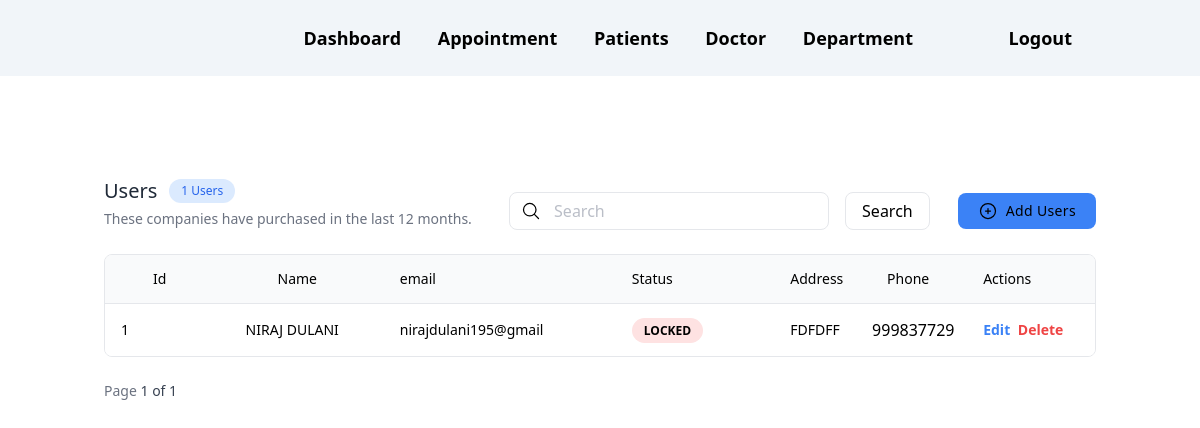
The page /users/index.php on the database its author committed.
### tables this page shows
CREATE TABLE IF NOT EXISTS `users` (
  `id` int(20) NOT NULL AUTO_INCREMENT,
  `fullname` varchar(20) NOT NULL,
  `email` varchar(20) NOT NULL,
  `contact` int(20) NOT NULL,
  `address` varchar(20) NOT NULL,
  `status` varchar(20) NOT NULL,
  PRIMARY KEY (`id`)
);

### lib/db.php (called while the page is built, shortened)
<?php
class db
{
  public $conn;
  public $host = "localhost";
  public $user = "root";
  public $password = "";
  public $dbname = 'mvcdata';
  public $table_name = '';
  public function __construct()
  {
    $this->conn = new mysqli($this->host, $this->user, $this->password, $this->dbname);
  }
  public  function total()
  {
    $total= $this->conn->query("SELECT * FROM $this->table_name")->fetch_all(MYSQLI_ASSOC);
    return count($total);
  }
  public function paginate($page_no = 1, $limit = 5, $search = '')
  {
    $total_records = $this->total();
    $total_pages = ceil($total_records / $limit);
    $start_from = ($page_no - 1) * $limit;
    $rows = $this->conn->query("SELECT * FROM $this->table_name WHERE fullname LIKE '%$search%'	ORDER BY id DESC LIMIT  $start_from, $limit")->fetch_all(MYSQLI_ASSOC);
    $data = [
      'page_no' => $page_no,
      'total' => $total_records,
      'total_pages' => $total_pages,
      'users' => $rows
    ];
    return $data;
  }
}

### lib/helper.php (called while the page is built, shortened)
<?php
require_once 'db.php';
function set_url($link)
{
  $actual_link = (empty($_SERVER['HTTPS']) ? 'http' : 'https') . "://$_SERVER[HTTP_HOST]$_SERVER[SCRIPT_NAME]?" . $link;
  return $actual_link;
}

### users/index.php (the view, shortened to what this page needs)
<?php
 require_once '../lib/db.php';
 require_once '../lib/helper.php';
 require_once '../layout/header.php';
 $db = new db();
 $db->table_name = 'users';
 $search = isset($_POST['search']) ? $_POST['search'] : '';
 $page = isset($_GET['page']) ? $_GET['page'] : 1;
 $data =  $db->paginate($page, 6, $search);
 extract($data);
 ?>
<div class="sm:flex sm:items-center sm:justify-between text-">
  <div>
    <div class="flex items-center gap-x-3">
      <h2 class="text-xl font-medium text-gray-800 dark:text-black">Users</h2>
      <span class="px-3 py-1 text-xs text-blue-600 bg-blue-100 rounded-full dark:bg-gray-800 dark:text-black">
        <?= $total ?> Users</span>
    </div>
    <p class="mt-1 text-sm text-gray-500 dark:text-gray-300">These companies have purchased in the last 12 months.</p>
  </div>
  <div class="flex items-center mt-4 gap-x-3">
    <form class="relative flex items-center mt-4 md:mt-0" action="<?= set_url('') ?>" method="post">
      <span class="absolute">
        <svg xmlns="http://www.w3.org/2000/svg" fill="none" viewBox="0 0 24 24" stroke-width="1.5" stroke="currentColor" class="w-5 h-5 mx-3 text-black">
          <path stroke-linecap="round" stroke-linejoin="round" d="M21 21l-5.197-5.197m0 0A7.5 7.5 0 105.196 5.196a7.5 7.5 0 0010.607 10.607z" />
        </svg>
      </span>
      <input type="text" placeholder="Search" name="search" class="block w-full py-1.5 pr-5 text-gray-700 bg-white border border-gray-200 rounded-lg md:w-80 placeholder-gray-400/70 pl-11 rtl:pr-11 rtl:pl-5 dark:bg-gray-900 dark:text-gray-300 dark:border-gray-600 focus:border-blue-400 dark:focus:border-blue-300 focus:ring-blue-300 focus:outline-none focus:ring focus:ring-opacity-40">
      <button class="mx-4 border py-1.5 px-4 rounded-lg" type="submit">Search</button>
    </form>
    <a href="<?= '/users/edit.php' ?>">
      <button class="flex items-center justify-center w-1/2 px-5 py-2 text-sm tracking-wide text-black transition-colors duration-200 bg-blue-500 rounded-lg shrink-0 sm:w-auto gap-x-2 hover:bg-blue-600 dark:hover:bg-blue-500 dark:bg-blue-600">
        <svg xmlns="http://www.w3.org/2000/svg" fill="none" viewBox="0 0 24 24" stroke-width="1.5" stroke="currentColor" class="w-5 h-5">
          <path stroke-linecap="round" stroke-linejoin="round" d="M12 9v6m3-3H9m12 0a9 9 0 11-18 0 9 9 0 0118 0z" />
        </svg>
        <span>Add Users</span>
      </button>
    </a>
  </div>
</div>
<div class="flex flex-col mt-6">
  <div class="-mx-4 -my-2 overflow-x-auto sm:-mx-6 lg:-mx-8">
    <div class="inline-block min-w-full py-2 align-middle md:px-6 lg:px-8">
      <div class="overflow-hidden border border-gray-200 dark:border-gray-700 md:rounded-lg">
        <table class="min-w-full divide-y divide-gray-200 dark:divide-gray-700">
          <thead class="bg-gray-50 dark:bg-gray-800">
            <tr>
              <th scope="col" class="px-12 py-3.5 text-sm font-normal text-left rtl:text-right text-black dark:text-black">
                Id
              </th>
              <th scope="col" class="px-12 py-3.5 text-sm font-normal text-left rtl:text-right text-black dark:text-black">
                Name
              </th>
              <th scope="col" class="py-3.5 px-4 text-sm font-normal text-left rtl:text-right text-black dark:text-black">
                email
              </th>
              <th scope="col" class="px-12 py-3.5 text-sm font-normal text-left rtl:text-right text-black dark:text-black">
                Status
              </th>
              <th scope="col" class="px-4 py-3.5 text-sm font-normal text-left rtl:text-right text-black dark:text-black">
                Address
              </th>
              <th scope="col" class="px-4 py-3.5 text-sm font-normal text-left rtl:text-right text-black dark:text-black">Phone</th>
              <th scope="col" class="px-4 py-3.5 text-sm font-normal text-left rtl:text-right text-black dark:text-black">Actions</th>
            </tr>
          </thead>
          <tbody class="bg-white divide-y divide-gray-200 dark:divide-gray-700 dark:bg-gray-900">
            <?php foreach ($users as $user) : ?>
              <tr>
                <td class="px-4 py-4 text-sm font-medium whitespace-nowrap text-black"><?= $user['id'] ?></td>
                <td class="px-4 py-4 text-sm font-medium whitespace-nowrap text-black"><?= $user['fullname'] ?></td>
                <td class="px-4 py-4 text-sm font-medium whitespace-nowrap text-black"><?= $user['email'] ?></td>
                <td class="px-12 py-4 text-sm font-medium whitespace-nowrap">
                  <div class="uppercase inline px-3 py-1 text-xs  font-semibold rounded-full   gap-x-2 <?= $user['status'] == 'active' ? 'bg-emerald-100' : 'bg-red-100' ?>">
                    <?= $user['status'] ?>
                  </div>
                </td>
                <td class="px-4 py-4 text-sm whitespace-nowrap">
                  <div>
                    <p class="text-black">
                      <?= $user['address'] ?>
                    </p>
                  </div>
                </td>
                <td class="text-black">
                  <?= $user['contact'] ?>
                </td>
                <td class="px-4 py-4 text-sm whitespace-nowrap">
                  <a href="<?= '/users/edit.php?id=' . $user['id'] ?>" class="text-blue-500 font-bold ">
                    Edit
                  </a>
                  <a href="<?= set_url('delete=' . $user['id']) ?>" class="text-red-500   font-bold  ml-1">
                    Delete
                  </a>
                </td>
              </tr>
            <?php endforeach; ?>
          </tbody>
        </table>
      </div>
    </div>
  </div>
</div>
<div class="mt-6 sm:flex sm:items-center sm:justify-between ">
  <div class="text-sm text-gray-500 dark:text-gray-400">
    Page <span class="font-medium text-gray-700 dark:text-gray-100"><?= $page_no ?> of <?= $total_pages ?></span>
  </div>
</div>
<?php
 require_once '../layout/footer.php';
 ?>

### rows shown on the page
users: id "1", fullname "NIRAJ DULANI", email "nirajdulani195@gmail", status "LOCKED", address "FDFDFF", contact "999837729"
